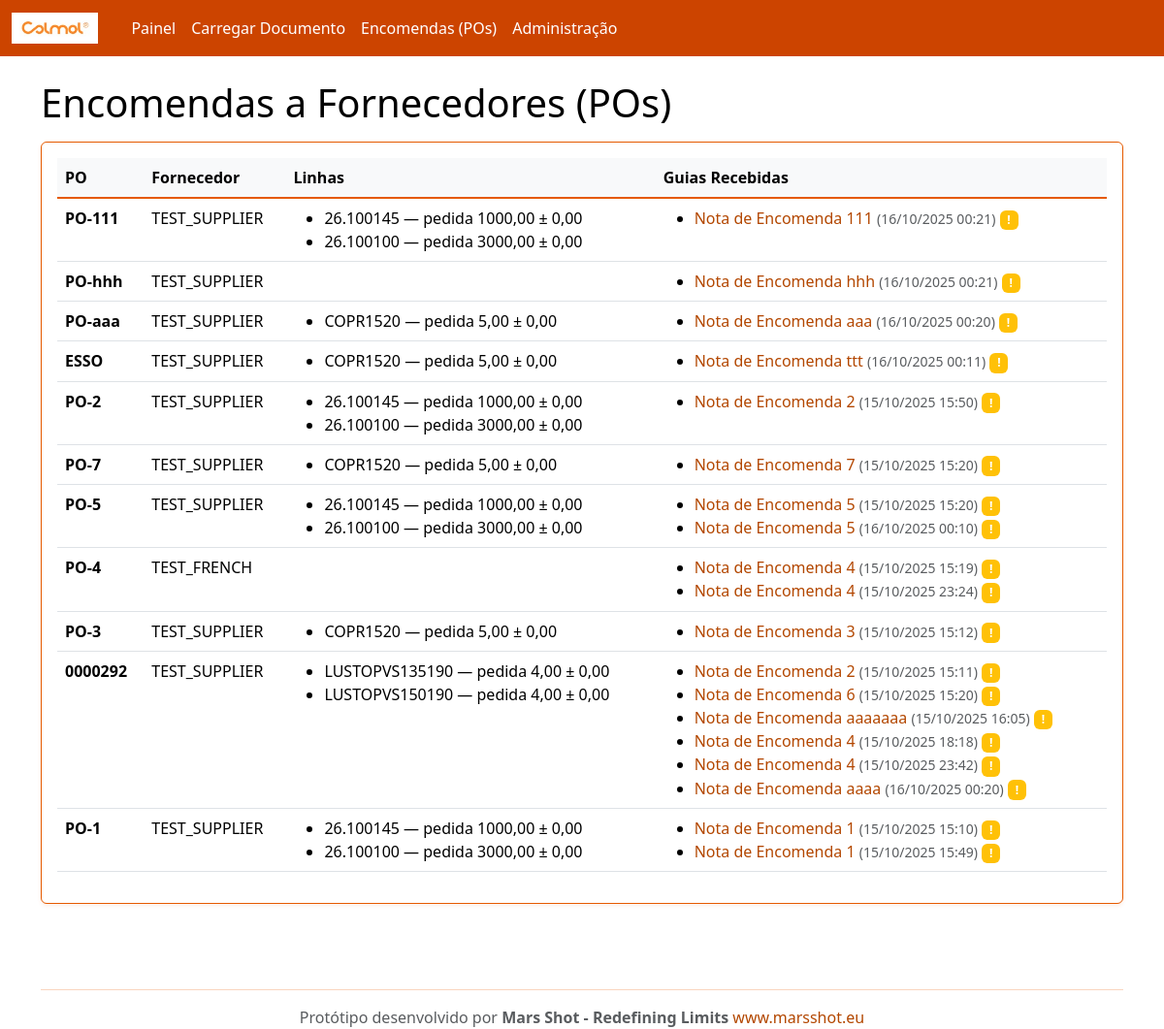
Page /po/ on the committed database.
### rececao/models.py (models this page shows, shortened)
class PurchaseOrder(models.Model):
    number = models.CharField(max_length=100, unique=True)
    supplier = models.ForeignKey(Supplier, on_delete=models.CASCADE, related_name='purchase_orders')
    created_at = models.DateTimeField(auto_now_add=True)

class Supplier(models.Model):
    name = models.CharField(max_length=200, unique=True)
    email = models.EmailField(blank=True, null=True)
    code = models.CharField(max_length=50, unique=True)

class POLine(models.Model):
    po = models.ForeignKey(PurchaseOrder, on_delete=models.CASCADE, related_name='lines')
    internal_sku = models.CharField(max_length=120)  # código interno Colmol
    description = models.CharField(max_length=255, blank=True)
    unit = models.CharField(max_length=20, default='UN')
    qty_ordered = models.DecimalField(max_digits=12, decimal_places=2)
    tolerance = models.DecimalField(max_digits=6, decimal_places=2, default=0)  # tolerância admitida
    class Meta:
        unique_together = ('po','internal_sku')

class InboundDocument(models.Model):
    DOC_TYPES = (
        ('GR','Guia de Remessa'),
        ('FT','Nota de Encomenda'),
    )
    supplier = models.ForeignKey(Supplier, on_delete=models.CASCADE, related_name='inbound_docs')
    doc_type = models.CharField(max_length=2, choices=DOC_TYPES, default='GR')
    number = models.CharField(max_length=120)
    file = models.FileField(upload_to='inbound/')
    received_at = models.DateTimeField(auto_now_add=True)
    parsed_payload = models.JSONField(default=dict, blank=True)  # resultado do OCR/extração
    po = models.ForeignKey(PurchaseOrder, on_delete=models.SET_NULL, null=True, blank=True, related_name='inbound_docs')

### rececao/views.py (the view)
# urls.py: path('po/', views.po_list, name='po_list'),
def po_list(request):
    pos = PurchaseOrder.objects.all().order_by('-id')
    return render(request, 'po_list.html', {'pos': pos})

### templates/po_list.html
{% extends "base.html" %}
{% block content %}
<h1>Encomendas a Fornecedores (POs)</h1>
<div class="card p-3 mt-3">
  <table class="table table-hover">
    <thead><tr><th>PO</th><th>Fornecedor</th><th>Linhas</th><th>Guias Recebidas</th></tr></thead>
    <tbody>
      {% for p in pos %}
      <tr>
        <td><strong>{{ p.number }}</strong></td>
        <td>{{ p.supplier.name }}</td>
        <td>
          <ul class="mb-0">
          {% for l in p.lines.all %}
            <li>{{ l.internal_sku }} — pedida {{ l.qty_ordered }} ± {{ l.tolerance }}</li>
          {% endfor %}
          </ul>
        </td>
        <td>
          {% with guias=p.inbound_docs.all %}
            {% if guias %}
              <ul class="mb-0">
              {% for guia in guias %}
                <li>
                  <a href="/inbound/{{ guia.id }}/" class="text-decoration-none">
                    {{ guia.get_doc_type_display }} {{ guia.number }}
                  </a>
                  <small class="text-muted">({{ guia.received_at|date:"d/m/Y H:i" }})</small>
                  {% if guia.match_result %}
                    {% if guia.match_result.status == 'matched' %}
                      <span class="badge bg-success">✓</span>
                    {% elif guia.match_result.status == 'exceptions' %}
                      <span class="badge bg-warning">!</span>
                    {% endif %}
                  {% endif %}
                </li>
              {% endfor %}
              </ul>
            {% else %}
              <small class="text-muted">Nenhuma guia recebida</small>
            {% endif %}
          {% endwith %}
        </td>
      </tr>
      {% empty %}
      <tr><td colspan="4">Sem POs. Use o admin para criar dados de exemplo.</td></tr>
      {% endfor %}
    </tbody>
  </table>
</div>
{% endblock %}

### rows in the picture
PurchaseOrder: number "PO-111", supplier.name "TEST_SUPPLIER"
POLine: internal_sku "26.100145", qty_ordered "1000,00", tolerance "0,00"
POLine: internal_sku "26.100100", qty_ordered "3000,00", tolerance "0,00"
InboundDocument: doc_type "Nota de Encomenda", number "111", received_at "16/10/2025 00:21"
PurchaseOrder: number "PO-hhh", supplier.name "TEST_SUPPLIER"
InboundDocument: doc_type "Nota de Encomenda", number "hhh", received_at "16/10/2025 00:21"
PurchaseOrder: number "PO-aaa", supplier.name "TEST_SUPPLIER"
POLine: internal_sku "COPR1520", qty_ordered "5,00", tolerance "0,00"
InboundDocument: doc_type "Nota de Encomenda", number "aaa", received_at "16/10/2025 00:20"
PurchaseOrder: number "ESSO", supplier.name "TEST_SUPPLIER"
POLine: internal_sku "COPR1520", qty_ordered "5,00", tolerance "0,00"
InboundDocument: doc_type "Nota de Encomenda", number "ttt", received_at "16/10/2025 00:11"
PurchaseOrder: number "PO-2", supplier.name "TEST_SUPPLIER"
POLine: internal_sku "26.100145", qty_ordered "1000,00", tolerance "0,00"
POLine: internal_sku "26.100100", qty_ordered "3000,00", tolerance "0,00"
InboundDocument: doc_type "Nota de Encomenda", number "2", received_at "15/10/2025 15:50"
PurchaseOrder: number "PO-7", supplier.name "TEST_SUPPLIER"
POLine: internal_sku "COPR1520", qty_ordered "5,00", tolerance "0,00"
InboundDocument: doc_type "Nota de Encomenda", number "7", received_at "15/10/2025 15:20"
PurchaseOrder: number "PO-5", supplier.name "TEST_SUPPLIER"
POLine: internal_sku "26.100145", qty_ordered "1000,00", tolerance "0,00"
POLine: internal_sku "26.100100", qty_ordered "3000,00", tolerance "0,00"
InboundDocument: doc_type "Nota de Encomenda", number "5", received_at "15/10/2025 15:20"
InboundDocument: doc_type "Nota de Encomenda", number "5", received_at "16/10/2025 00:10"
PurchaseOrder: number "PO-4", supplier.name "TEST_FRENCH"
InboundDocument: doc_type "Nota de Encomenda", number "4", received_at "15/10/2025 15:19"
InboundDocument: doc_type "Nota de Encomenda", number "4", received_at "15/10/2025 23:24"
PurchaseOrder: number "PO-3", supplier.name "TEST_SUPPLIER"
POLine: internal_sku "COPR1520", qty_ordered "5,00", tolerance "0,00"
InboundDocument: doc_type "Nota de Encomenda", number "3", received_at "15/10/2025 15:12"
PurchaseOrder: number "0000292", supplier.name "TEST_SUPPLIER"
POLine: internal_sku "LUSTOPVS135190", qty_ordered "4,00", tolerance "0,00"
POLine: internal_sku "LUSTOPVS150190", qty_ordered "4,00", tolerance "0,00"
InboundDocument: doc_type "Nota de Encomenda", number "2", received_at "15/10/2025 15:11"
InboundDocument: doc_type "Nota de Encomenda", number "6", received_at "15/10/2025 15:20"
InboundDocument: doc_type "Nota de Encomenda", number "aaaaaaa", received_at "15/10/2025 16:05"
InboundDocument: doc_type "Nota de Encomenda", number "4", received_at "15/10/2025 18:18"
InboundDocument: doc_type "Nota de Encomenda", number "4", received_at "15/10/2025 23:42"
InboundDocument: doc_type "Nota de Encomenda", number "aaaa", received_at "16/10/2025 00:20"
PurchaseOrder: number "PO-1", supplier.name "TEST_SUPPLIER"
POLine: internal_sku "26.100145", qty_ordered "1000,00", tolerance "0,00"
POLine: internal_sku "26.100100", qty_ordered "3000,00", tolerance "0,00"
InboundDocument: doc_type "Nota de Encomenda", number "1", received_at "15/10/2025 15:10"
InboundDocument: doc_type "Nota de Encomenda", number "1", received_at "15/10/2025 15:49"
